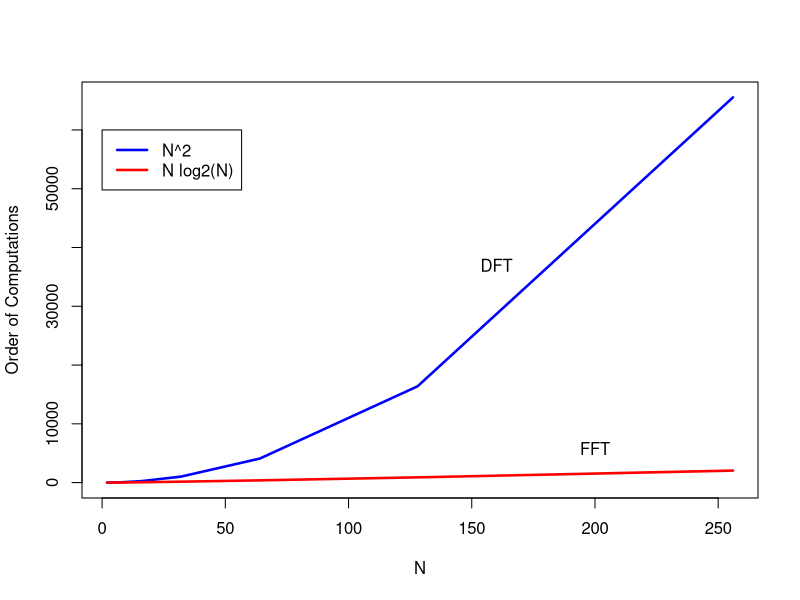

R code for this plot:
# Clear memory
rm(list = ls(all = TRUE))

# Generate plot
x = 2 ^ (1:8)
plot(x, x ^ 2, type = "l", xlab = "N", ylab = "Order of Computations", col = "blue", lwd = 2.5, cex = 1.5)
legend(0, 60000, c("N^2", "N log2(N)"), col = c("blue", "red"), lty = c(1,1), lwd = c(2.5, 2.5))
text(160, 37000, labels = "DFT")
lines(x, x * log2(x), type = "l", col = "red", lwd = 2.5)
text(200, 5800, labels = "FFT")
